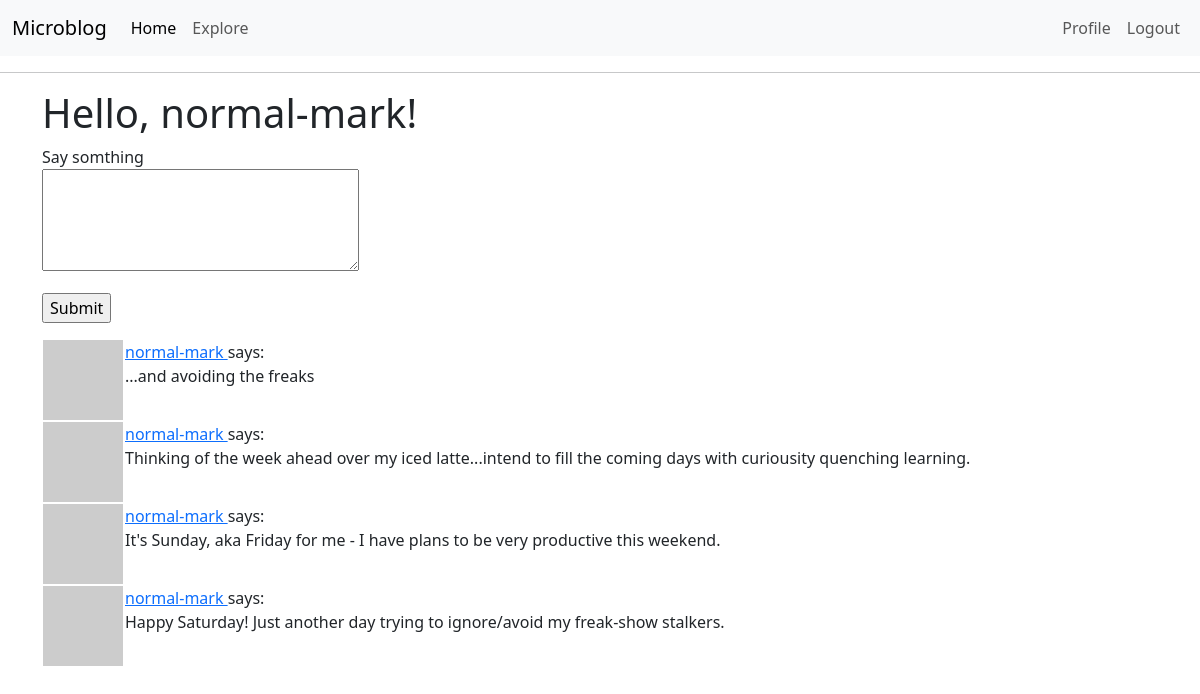
Before: /index (signed in) with the older database file.
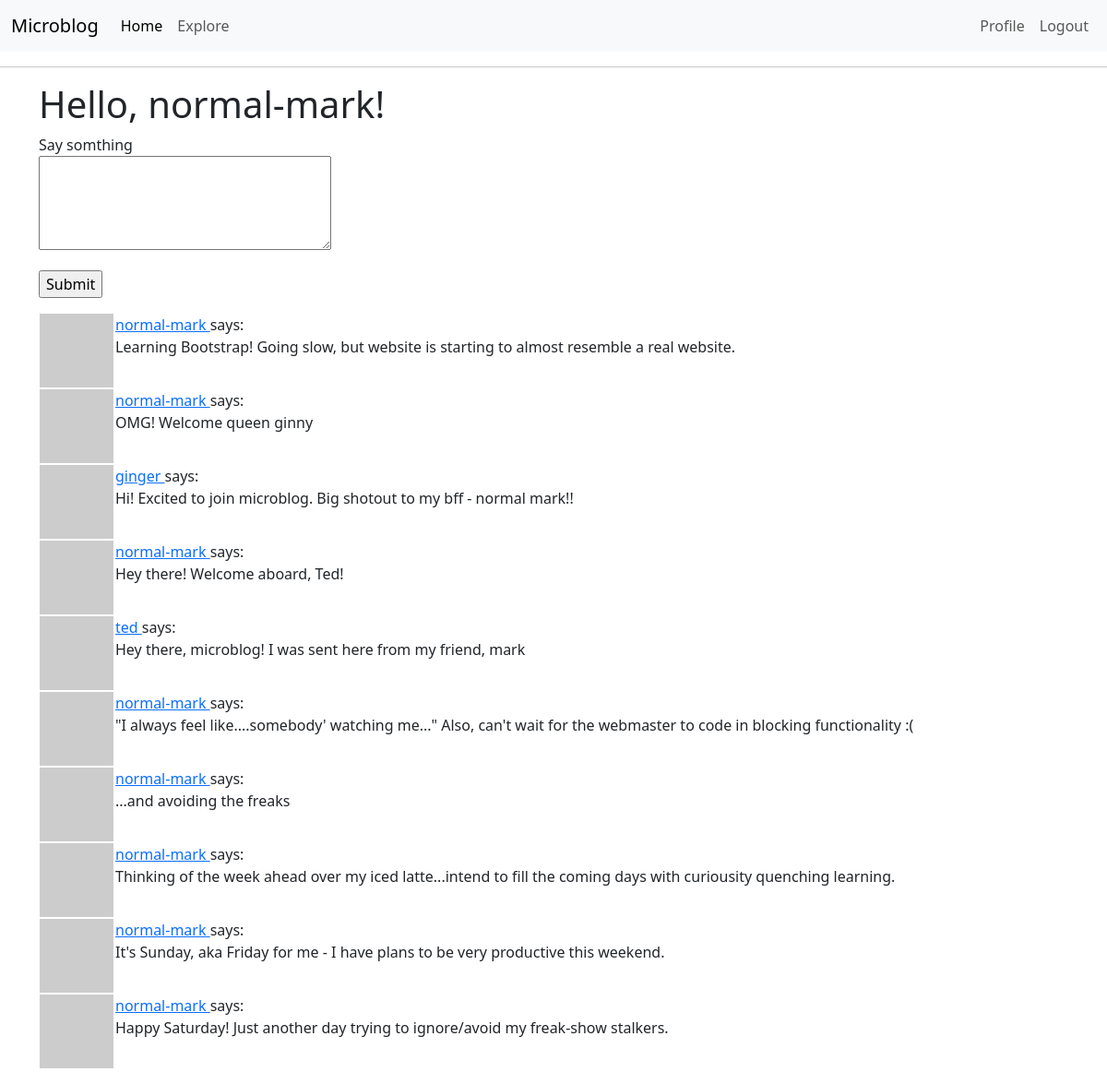
After: the same page with the newer database file.
### app/models.py (models this page shows, shortened)
class User(UserMixin, db.Model):
    id: so.Mapped[int] = so.mapped_column(primary_key=True)
    username: so.Mapped[str] = so.mapped_column(sa.String(64), index=True, unique=True)
    email: so.Mapped[str] = so.mapped_column(sa.String(120), index=True, unique=True)
    password_hash: so.Mapped[Optional[str]] = so.mapped_column(sa.String(256))
    posts: so.WriteOnlyMapped['Post'] = so.relationship(back_populates='author')
    about_me: so.Mapped[Optional[str]] = so.mapped_column(sa.String(140))
    last_seen: so.Mapped[Optional[datetime]] = so.mapped_column(default=lambda: datetime.now(timezone.utc))
    following: so.WriteOnlyMapped['User'] = so.relationship(
            secondary=followers, primaryjoin=(followers.c.follower_id == id),
            secondaryjoin=(followers.c.followed_id == id),
            back_populates='followers')
    followers: so.WriteOnlyMapped['User'] = so.relationship(
            secondary=followers, primaryjoin=(followers.c.followed_id == id),
            secondaryjoin = (followers.c.follower_id == id),
            back_populates='following')
    def avatar(self, size):
        digest = md5(self.email.lower().encode('utf-8')).hexdigest()
        return f'https://www.gravatar.com/avatar/{digest}?d=identicon&s={size}'
    def following_posts(self):
        Author = so.aliased(User)
        Follower = so.aliased(User)
        return (
                sa.select(Post)
                .join(Post.author.of_type(Author))
                .join(Author.followers.of_type(Follower), isouter=True)
                .where(sa.or_(
                    Follower.id == self.id,
                    Author.id == self.id,
                    ))
                    .group_by(Post)
                    .order_by(Post.timestamp.desc())
                )

class Post(db.Model):
    id: so.Mapped[int] = so.mapped_column(primary_key=True)
    body: so.Mapped[str] = so.mapped_column(sa.String(140))
    timestamp: so.Mapped[datetime] = so.mapped_column(index=True, default=lambda: datetime.now(timezone.utc))
    user_id: so.Mapped[int] = so.mapped_column(sa.ForeignKey(User.id), index=True)
    author: so.Mapped[User] = so.relationship(back_populates='posts')

### app/routes.py (the view)
@app.route('/', methods=['GET', 'POST'])
@app.route('/index', methods=['GET', 'POST'])
@login_required
def index():
    form = PostForm()
    if form.validate_on_submit():
        posts = Post(body=form.post.data, author=current_user)
        db.session.add(posts)
        db.session.commit()
        flash('Your post is now live!')
        return redirect(url_for('index'))
    posts = db.session.scalars(current_user.following_posts()).all()
    page = request.args.get('page', 1, type=int)
    posts = db.paginate(current_user.following_posts(), page=page,
                          per_page=app.config['POSTS_PER_PAGE'], error_out=False)
    next_url = url_for('index', page=posts.next_num) \
            if posts.has_next else None
    prev_url = url_for('index', page=posts.prev_num) \
            if posts.has_prev else None
    return render_template('index.html', title='Home', form=form,
                           posts=posts.items, next_url=next_url,
                           prev_url=prev_url)

### app/forms.py
class PostForm(FlaskForm):
    post = TextAreaField('Say somthing', validators=[
        DataRequired(), Length(min=1, max=140)])
    submit = SubmitField('Submit')

### app/models.py (called while the page is built)
@login.user_loader
def load_user(id):
    return db.session.get(User, int(id))

### app/routes.py (called while the page is built)
@app.before_request
def before_request():
    if current_user.is_authenticated:
        current_user.last_seen = datetime.now(timezone.utc)
        db.session.commit()

### app/templates/index.html (shortened to what this page needs)
{% extends "base.html" %}
{% block content %}
    <h1>Hello, {{ current_user.username }}!</h1>
    {% if form %}
    <form action="" method="post">
        <p>
            {{ form.post.label }}<br>
            {{ form.post(cols=32, rows=4) }}<br>
        </p>
        <p>{{ form.submit() }}</p>
    </form>
    {% endif %}
    {% for post in posts %}
        {% include '_post.html' %}
    {% endfor %}
{% endblock%}

### app/templates/base.html (shortened to what this page needs)
<!doctype html>
<html>
    <head>
        <link
        href="https://cdn.jsdelivr.net/npm/bootstrap@5.3.2/dist/css/bootstrap.min.css"
        rel="stylesheet"
>
    </head>
    <body>
        <nav class="navbar navbar-expand-lg bg-body-tertiary">
            <div class="container-fluid">
                <a class="navbar-brand" href="{{ url_for('index') }}">Microblog</a>
  <div class="collapse navbar-collapse" id="navbarNav">
    <ul class="navbar-nav me-auto">
      <li class="nav-item">
          <a class="nav-link active" aria-current="page" href="{{ url_for('index') }}">Home </a>
      </li>
      <li class="nav-item">
          <a class="nav-link" href="{{ url_for('explore') }}">Explore</a>
      </li>
    </ul>
    <ul class="navbar-nav">
        {% if current_user.is_anonymous %}
      <li class="nav-item">
          <a class="nav-link" href="{{ url_for('login') }}">Login</a>
      </li>
      {% else %}
      <li class="nav-item">
          <a class="nav-link" href="{{ url_for('user', username=current_user.username) }}">Profile</a>
      </li>
      <li class="nav-item">
          <a class="nav-link" href="{{ url_for('logout') }}">Logout</a>
      </li>
      {% endif %}
    </ul>
  </div>
  </div>
</nav>
        <hr>
        <div class="container mb-3">
        {% block content %}{% endblock %}
        </div>
    </body>
</html>

### app/templates/_post.html
<table>
    <tr valign="top">
        <td><img src="{{ post.author.avatar(36) }}"</td>
        <td>
            <a href="{{ url_for('user', username=post.author.username) }}">
                {{ post.author.username }}
            </a>
                says: <br>{{ post.body }}
        </td>
    </tr>
</table>

Changed rows visible on the page:
added Post: author.username "normal-mark", body "Learning Bootstrap! Going slow, but website is starting to almost resemble a real website."
added Post: author.username "normal-mark", body "OMG! Welcome queen ginny"
added Post: author.username "ginger", body "Hi! Excited to join microblog. Big shotout to my bff - normal mark!!"
added Post: author.username "normal-mark", body "Hey there! Welcome aboard, Ted!"
added Post: author.username "ted", body "Hey there, microblog! I was sent here from my friend, mark"
added Post: author.username "normal-mark", body "\"I always feel like....somebody' watching me...\" Also, can't wait for the webmaster to code in blocking functionality :("
